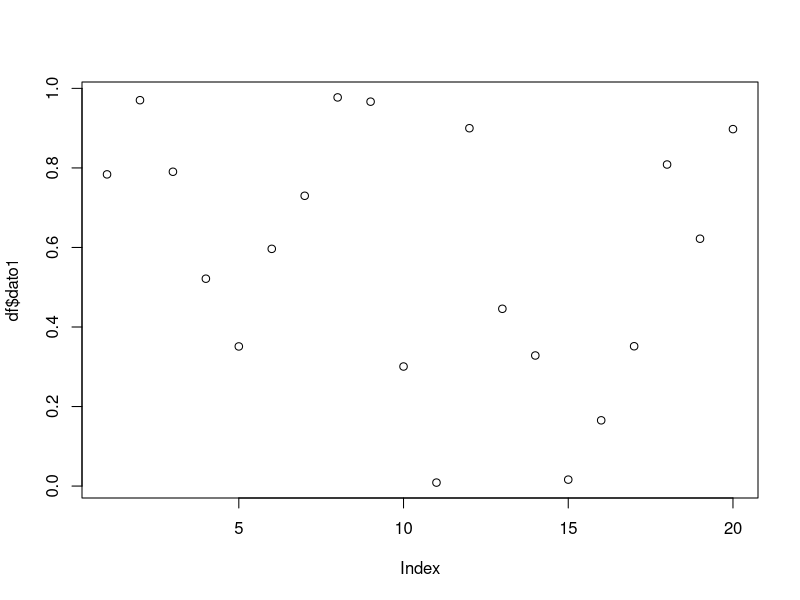
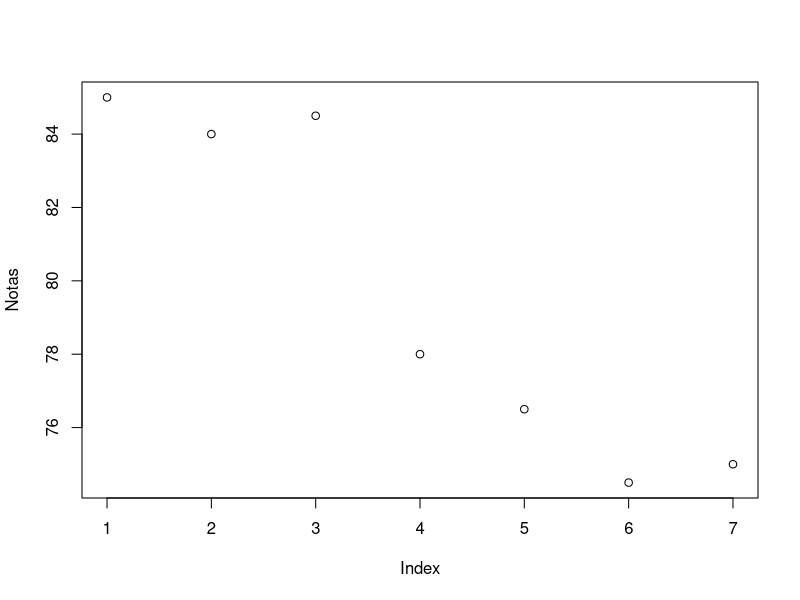
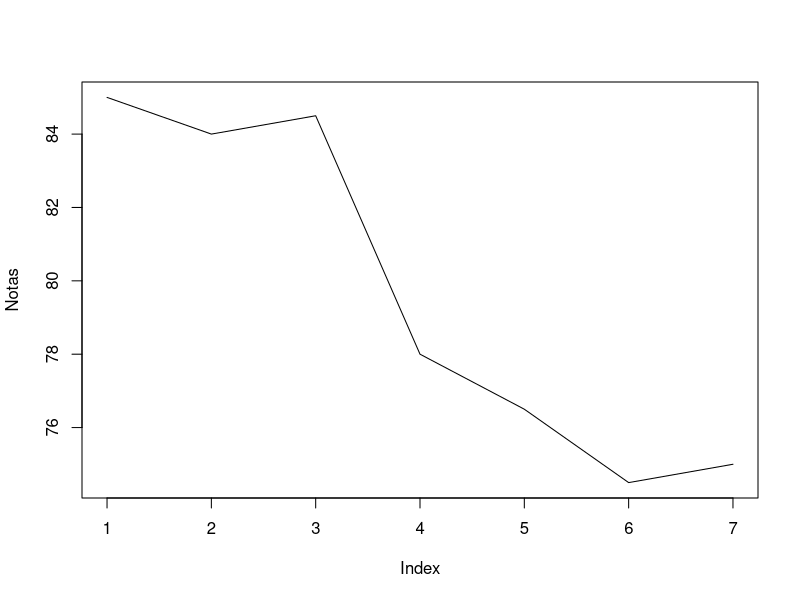
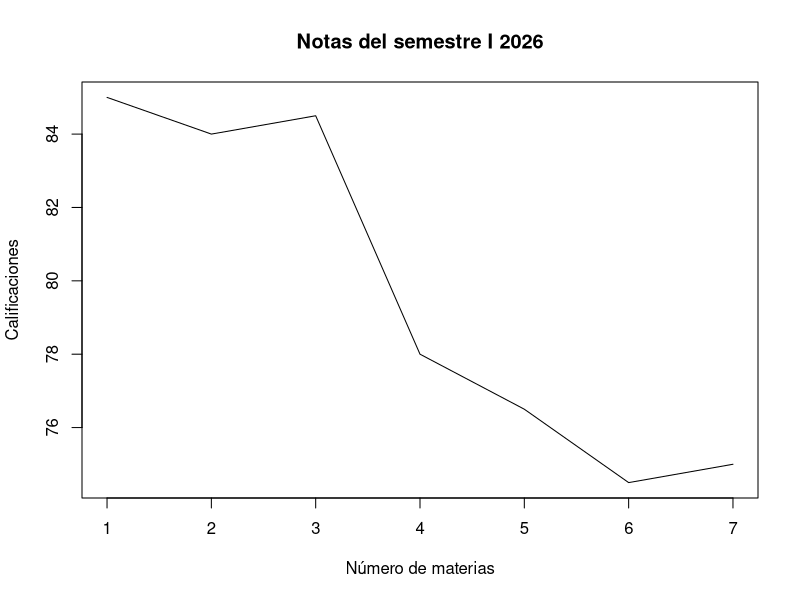

The R script that drew these images, in order:
# Notebook computacional en R
# El notebook se enfoca en construir intuición matemática usando R como calculadora simbólica y numérica — la base que necesitarás para entender de dónde salen las fórmulas de las próximas unidades.
# Instructor: Luis Fernando Escobar — UAGRM, Ingeniería Financiera

# 1) Vectores
# =========================================================

x <- c(1,2,3,4,5,6,7,8,9,10) 
x 

z <- 1:10 
z 

y <-rep(1, times=20)
y

edad_eco360 <- c(20,19,21,22,19,20);edad_eco360

#Nota: En muchos lenguajes de programación, la primera posición de 
#los vectores es 0, como se pudo observar en el caso anterior, 
#en R la primera posición es 1.

# 2) Funciones
# =========================================================

media <- mean(c(1,2,3,4,5));media

#                 Funciones Matemáticas
#sqrt(x)		Raíz de x
#exp(x)		Exponencial de x
#log(x)		Logaritmo natural de x
#log10(x)	Logaritmo base 10
#sum(x)		Suma de los elementos de x
#prod(x)		Producto de los elementos de x
#sin(x)		Seno
#cos(x)		Coseno
#tan(x)		Tangente
#round(x,n)	Redondea a n d?gitos
#cumsum(x)	Calcula las sumas acumuladas (x1,x1+x2,+x1+?+xn)

#                 Funciones Estadísticas
#mean(x)	Media
#sd(x)		Desviación estándar
#var(x)		Varianza
#median(x)	Mediana
#quantiles(x)	Quantiles
#cor(x,y)		Correlación
#max(x)		Valor máximo
#min(x)		Valor mínimo
#range(x)	Retorna el máximo y mínimo
#sort(x)		Ordena los elementos de x
#summary	Resumen de las variables
#choose(n,k)	Combinatoria de n sobre k

# Una función simple: costo total de una estrategia de inversión
costo_total <- function(unidades, precio, comision_fija = 5) {
  unidades * precio + comision_fija
}

costo_total(unidades = 100, precio = 25.4)

# Ejercicio guiado: define tu propia función `retorno_simple(precio_inicial, precio_final)` que calcule el retorno porcentual simple del precio de acciones 


# 3) Matrices
# =========================================================

matrix(data = NA, nrow = 1, ncol = 1, byrow = FALSE, dimnames = NULL)

#Argumentos		Significado
#data			Es un vector de datos opcional
#nrow			Número deseado de filas
#ncol			Número deseado de columnas
#byrow		Valor lógico. Si es falso (valor por defecto), la matriz se llena por orden columna, de otra manera se llenar? primero por filas.
#dimnames	Utilizado para darles nombres a las filas y a las columnas, respectivamente.

vec <- 1:10
matrix(vec, ncol=5, nrow=2)
matrix(vec, ncol=5, nrow=2, byrow = TRUE)

x <- matrix(c(1,2,3,4,5,6), ncol = 2, nrow=3)
x

class(vec)
class(x)

# Pesos de un portafolio de 3 activos
w <- matrix(c(0.5, 0.3, 0.2), nrow = 1)

# Matriz de varianzas-covarianzas (anualizada, ejemplo ilustrativo)
Sigma <- matrix(c(0.04, 0.01, 0.00,
                  0.01, 0.09, 0.02,
                  0.00, 0.02, 0.16),
                nrow = 3, byrow = TRUE)



# Varianza del portafolio: w %*% Sigma %*% t(w)
varianza_portafolio <- w %*% Sigma %*% t(w)
varianza_portafolio

# 4) Data Frames
# =========================================================

data.frame(w = 1, x = 1:10, y = LETTERS[1:10], z=runif(10))

df <- data.frame(w = 1, x = 1:10, y = LETTERS[1:10], z=runif(10))
df$w
df$y
class(df)

df1 <- data.frame(Letras = LETTERS[1:20], Valores=runif(20))
df1["Valores"]
df1[4,"Letras"]
df1[1,]
df1[,1]
df1[1,1]
df1[15,1]
df1[1,2]
df1[10,2]


# 5) Archivos en RData y graficos
# =========================================================

df = data.frame(runif(20), runif(20), runif(20)) 
names(df) = c("dato1", "dato2", "dato3")
df
plot(df$dato1)

Notas <- c(85,84,84.5,78,76.5,74.5,75)
plot(Notas)

plot(Notas, type="l")

plot(Notas, type="l", ann = F) 
title(main = "Notas del semestre I 2026", xlab="Número de materias", ylab = "Calificaciones")


# Uso de IA 
# Permitido: pedirle a la IA que explique qué hace una función matemática de R que no reconoces (`D()`, `expression()`, `%*%`), o que te ayude a corregir errores de sintaxis en tus propias funciones.
